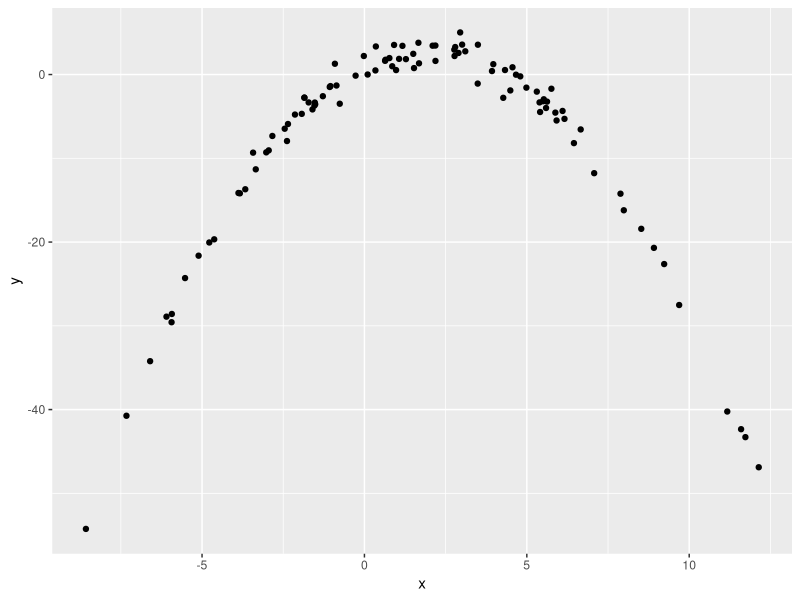

Source code (R):
## ---- chunk 1
library(tidyverse)

df = tibble(
    x = rnorm(100, 2, 5),
    y = 1 + 2 * x - .5 * x ^ 2 + rnorm(100)
)

df |>
  ggplot(aes(x = x, y = y)) + 
  geom_point()
